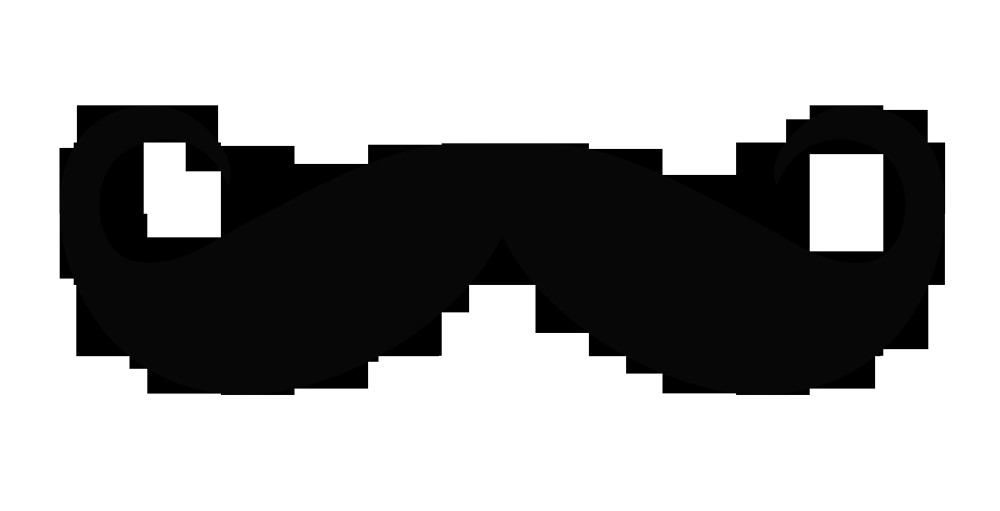
#> input picture adhoc/mustache.png, 2000 x 1021 px, found by its file name (shown at 1/2 size)
$ python -i main.py   (imports and definitions only)
#> lines starting #> are read from the running program, lines starting #| are printed output that depends on the picture; after the words box and inside, x2 and y2 are one past the last pixel; in counts of white or black regions, pixels touching at a corner belong together
import urllib.request
import urllib.parse
from os import path, sep, chdir, getcwd, environ, remove
from time import sleep
from sys import exc_info
import tempfile
import shutil
import contextlib
import flask
from lxml.html import fromstring, tostring
import cv2 as cv
from re import findall
from urllib.parse import urlparse
from hashlib import sha1
from collections import OrderedDict
import requests
import numpy as np

# [1 line not run here, left out]
BASE_DIRECTORY = path.dirname(path.abspath(__file__))


def make_filename(url, extension="jpg"):
    return sha1(url.encode()).hexdigest() + "." + extension


# [81 lines left out: functions add_glasses, add_mustache, not called in this run]


def add_cartoon(filename):
#> called with filename = 'adhoc/mustache.png'
    try:
        # Credit: Adapted from example in OpenCV Documentation, Face Detection using Haar Cascades
        #         License: https://opencv.org/license.html
        #                  Copyright (C) 2000-2018, Intel Corporation, all rights reserved.
        #                  Copyright (C) 2009-2016, NVIDIA Corporation, all rights reserved.
        #                  Copyright (C) 2010-2013, Advanced Micro Devices, Inc., all rights reserved.
        #                  Copyright (C) 2015-2016, OpenCV Foundation, all rights reserved.
        file_name_full = BASE_DIRECTORY + sep + 'static' + sep + filename
        img = cv.imread(file_name_full)
#> img is the input picture: shape (1021, 2000, 3); min 0, max 255, mean 163.4
        gray = cv.cvtColor(img, cv.COLOR_BGR2GRAY)
        gray = cv.medianBlur(gray, 5)
        edges = cv.adaptiveThreshold(gray, 255, cv.ADAPTIVE_THRESH_MEAN_C, cv.THRESH_BINARY, 9, 9)
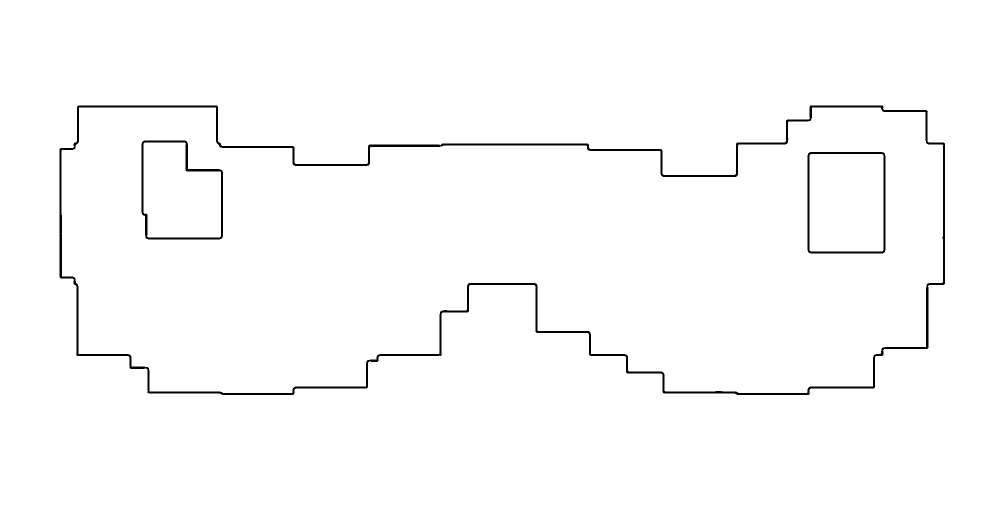
#> edges: shape (1021, 2000) (shown at 1/2 size); 98.6% white; 3 black regions, box (x1, y1, x2, y2) and area: (119, 210, 1890, 790) 22085, (283, 281, 446, 479) 2917, (1615, 304, 1771, 507) 2765
        color = cv.bilateralFilter(img, 9, 9, 7)
        cartoon = cv.bitwise_and(color, color, mask=edges)
        cv.imwrite(file_name_full, cartoon)

    except (Exception, Warning) as e:
        exception_type, exception_obj, exception_tb = exc_info()
        exception_filename = path.split(exception_tb.tb_frame.f_code.co_filename)[1]
        print(type(e), e, exception_type, exception_filename, exception_tb.tb_lineno)


# [204 lines left out: functions get_image_info, cd, pushd_temp_dir, find_profile_photo_filename, copy_profile_photo_to_static, fetch_images and 2 more, not called in this run]


# [3 lines that did not run here, left out]


# [5 lines not run here, left out]

>>> result = add_cartoon('adhoc/mustache.png')
